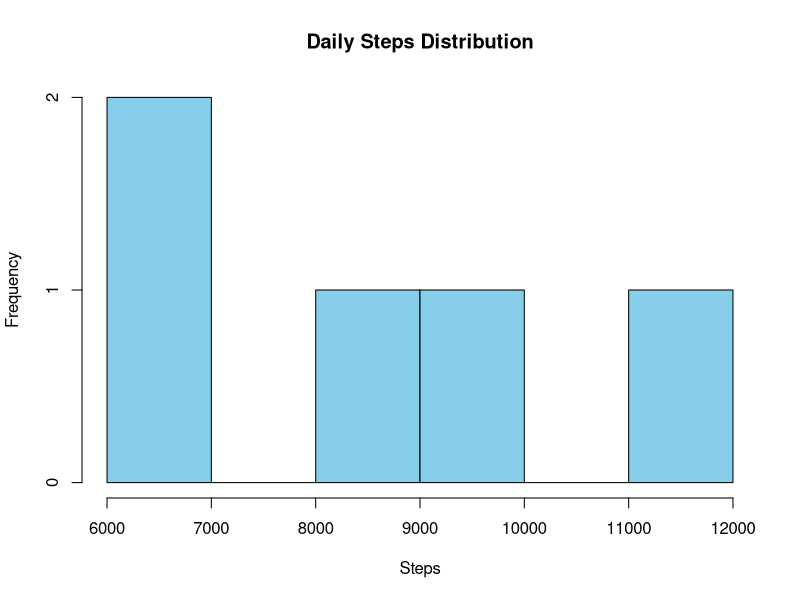
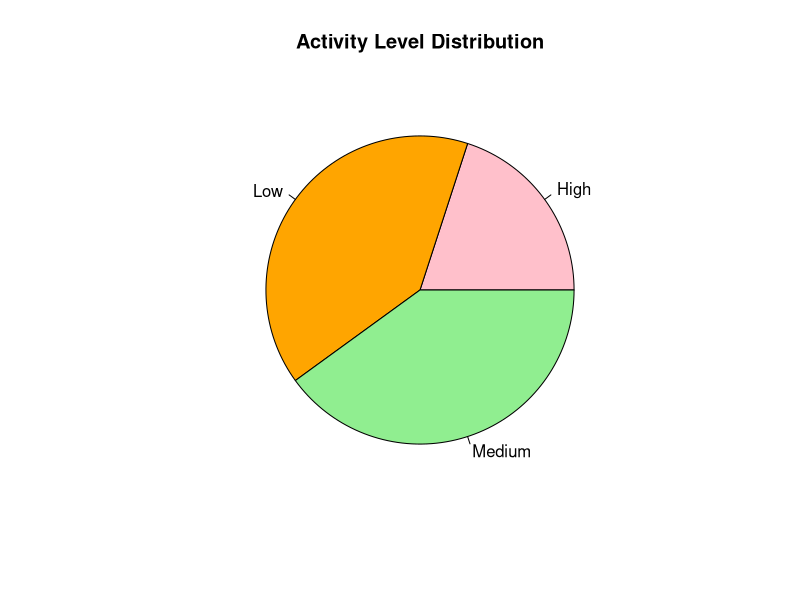
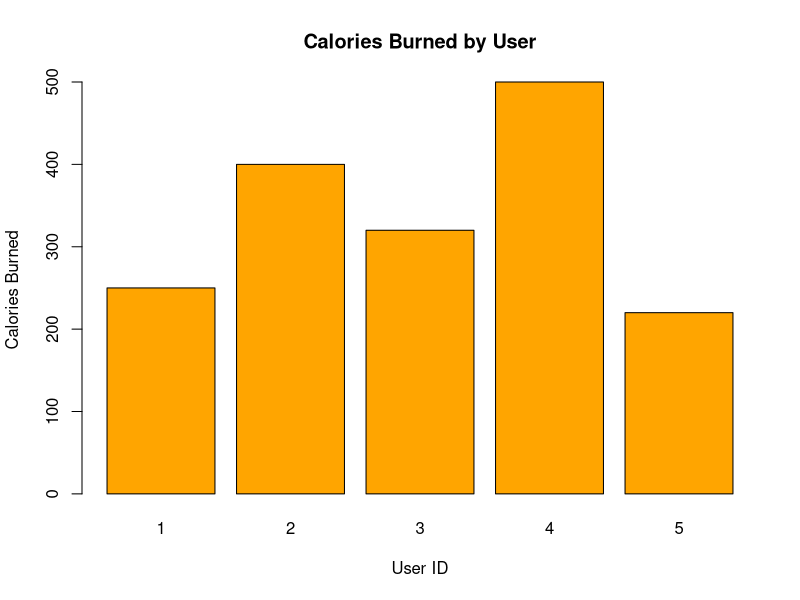
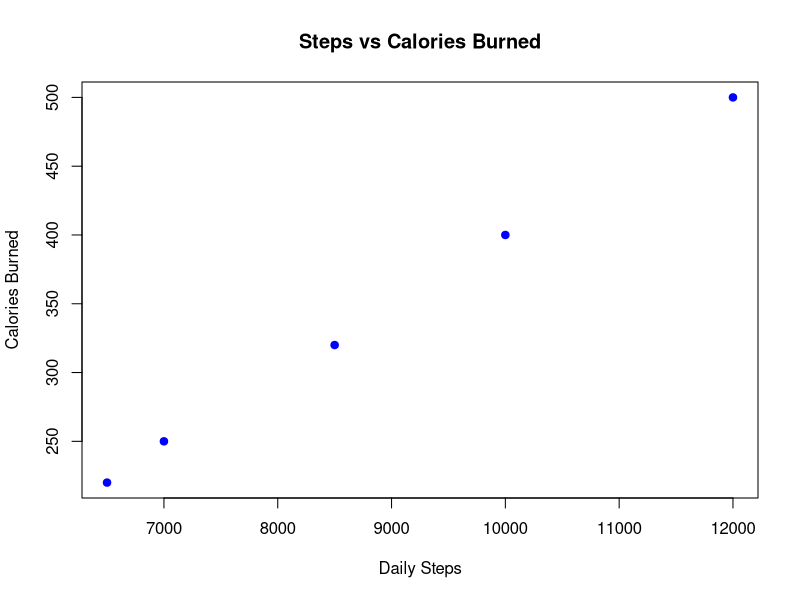

The R source for these figures, in order:
# Create Dataset
data <- data.frame(
  User_ID = c(1,2,3,4,5),
  Steps = c(7000,10000,8500,12000,6500),
  Calories_Burned = c(250,400,320,500,220),
  Active_Minutes = c(40,60,50,75,35)
)

# 21. Histogram of Daily Steps
hist(data$Steps,
     col="skyblue",
     main="Daily Steps Distribution",
     xlab="Steps",
     ylab="Frequency")

# 22. Pie Chart of Activity Level Categories
activity <- ifelse(data$Active_Minutes < 45,
                   "Low",
                   ifelse(data$Active_Minutes <= 60,
                          "Medium",
                          "High"))

pie(table(activity),
    col=c("pink","orange","lightgreen"),
    main="Activity Level Distribution")

# 23. Bar Chart of Calories Burned by User
barplot(data$Calories_Burned,
        names.arg=data$User_ID,
        col="orange",
        main="Calories Burned by User",
        xlab="User ID",
        ylab="Calories Burned")

# 24. Scatter Plot of Steps vs Calories Burned
plot(data$Steps, data$Calories_Burned,
     col="blue",
     pch=19,
     main="Steps vs Calories Burned",
     xlab="Daily Steps",
     ylab="Calories Burned")
